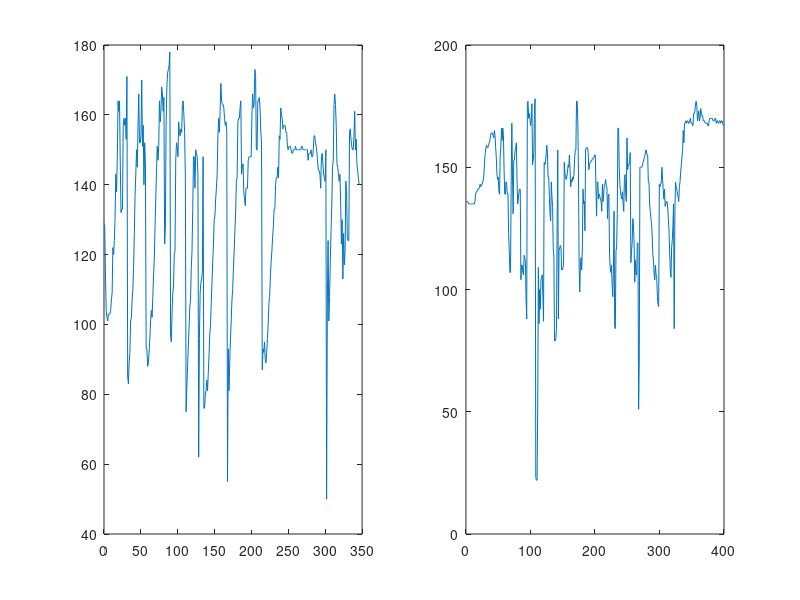

This figure's MATLAB source:
load Kneeup.txt;
load Heelkick.txt;

x1 = linspace(0, length(Kneeup), length(Kneeup));
x2 = linspace(0, length(Heelkick), length(Heelkick));


%filteredKneeup = filter(b,a,Kneeup);

%peaks = findpeaks(Kneeup, x1, 'MinPeakDistance', 15);

subplot(1,2,1)
plot(x1, Kneeup)
subplot(1,2,2)
plot(x2,Heelkick)

Knee = mean(Kneeup)
Heel = mean(Heelkick)

Kneemin = min(Kneeup)
Heelmin = min(Heelkick)

Kneemax = max(Kneeup)
Heelmax = max(Heelkick)

% findminima = -1 .* Position;
% mins = findpeaks(findminima, x, 'MinPeakDistance', 15);
% 
% mins = mins .* (-1);
% 
% filteredpeaks = findpeaks(filteredKneeup, x1, 'MinPeakDistance', 15);
% 
% filteredfindminima = -1 .* filteredKneeup;
% filteredmins = findpeaks(filteredfindminima, x1, 'MinPeakDistance', 15);
% 
% filteredmins = -1 .* filteredmins;  
